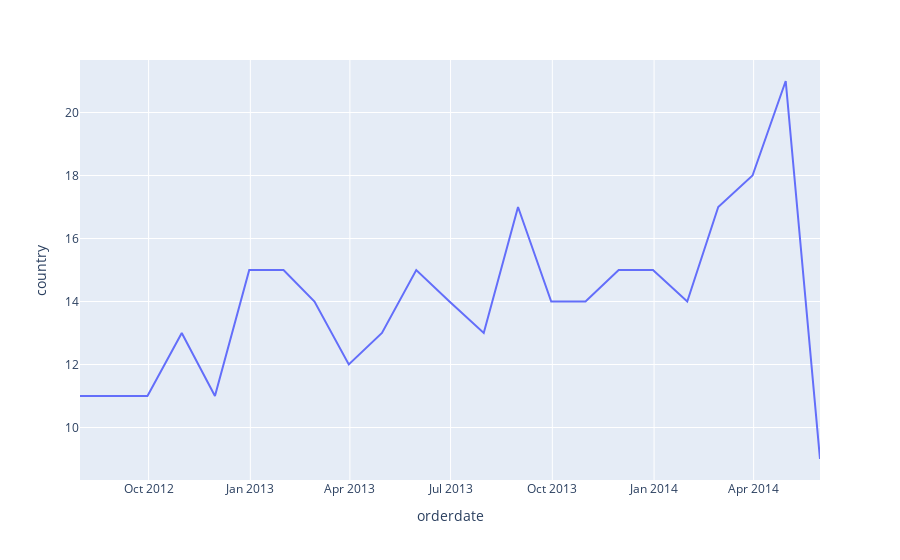

Source (notebook cell):
### Code cell
px.line(data_frame= date_country , y='country')

### Figure 1 — Plotly figure (JSON) as saved in the notebook; plotly's stock layout.template omitted (floating-point values rounded to 4 significant figures)
{"data": [{"hovertemplate": "orderdate=%{x}<br>country=%{y}<extra></extra>", "legendgroup": "", "line": {"color": "#636efa", "dash": "solid"}, "marker": {"symbol": "circle"}, "mode": "lines", "name": "", "orientation": "v", "showlegend": false, "type": "scatter", "x": ["2012-07-31T00:00:00", "2012-08-31T00:00:00", "2012-09-30T00:00:00", "2012-10-31T00:00:00", "2012-11-30T00:00:00", "2012-12-31T00:00:00", "2013-01-31T00:00:00", "2013-02-28T00:00:00", "2013-03-31T00:00:00", "2013-04-30T00:00:00", "2013-05-31T00:00:00", "2013-06-30T00:00:00", "2013-07-31T00:00:00", "2013-08-31T00:00:00", "2013-09-30T00:00:00", "2013-10-31T00:00:00", "2013-11-30T00:00:00", "2013-12-31T00:00:00", "2014-01-31T00:00:00", "2014-02-28T00:00:00", "2014-03-31T00:00:00", "2014-04-30T00:00:00", "2014-05-31T00:00:00"], "xaxis": "x", "y": [11, 11, 11, 13, 11, 15, 15, 14, 12, 13, 15, 14, 13, 17, 14, 14, 15, 15, 14, 17, 18, 21, 9], "yaxis": "y"}], "layout": {"legend": {"tracegroupgap": 0}, "margin": {"t": 60}, "xaxis": {"anchor": "y", "domain": [0, 1], "title": {"text": "orderdate"}}, "yaxis": {"anchor": "x", "domain": [0, 1], "title": {"text": "country"}}}}
